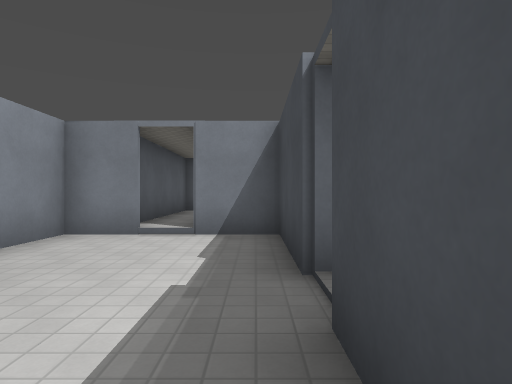
View 1 (above)

18 first-person views from a walk through a Godot game level. The camera is 1.4 m above the floor, looks level and sees 75° across. Doors that lead somewhere are drawn open, without their leaves. The floor is counted in squares, 2 m on a side. Each view is taken from the middle of a square. On the plan, view 1 faces up. The plan holds only what a view shows up to about 10 squares ahead; the rest is blank. The place goes on beyond the plan. Surface patterns are stand-ins for the level's own textures.

View 2
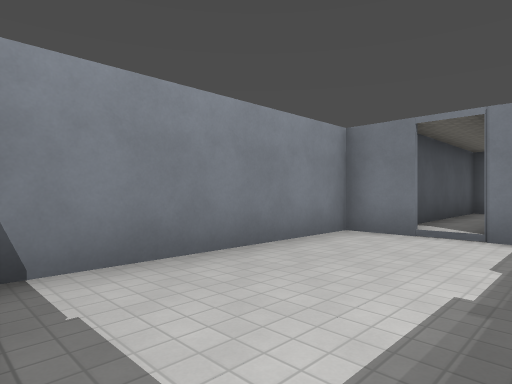

View 3
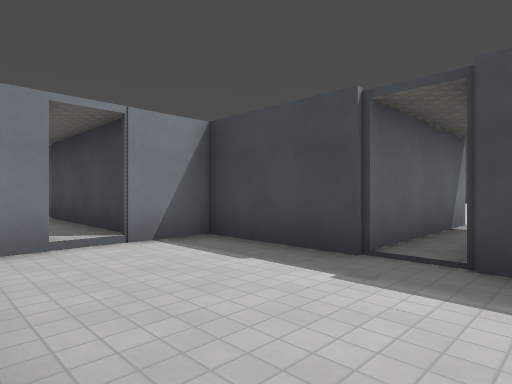

View 4
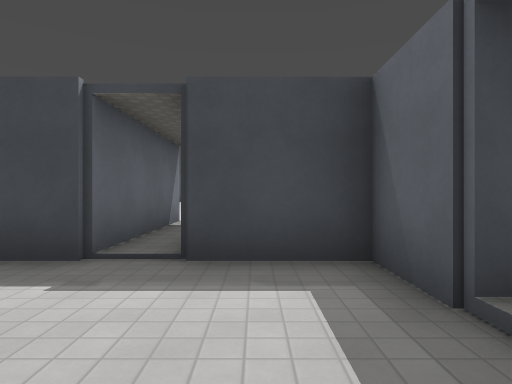

View 5
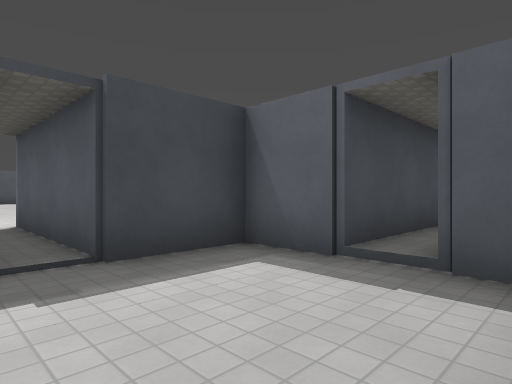

View 6
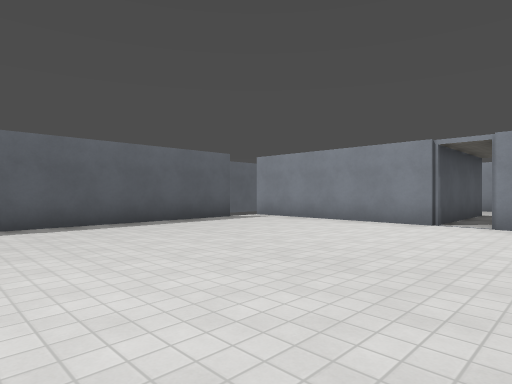

View 7
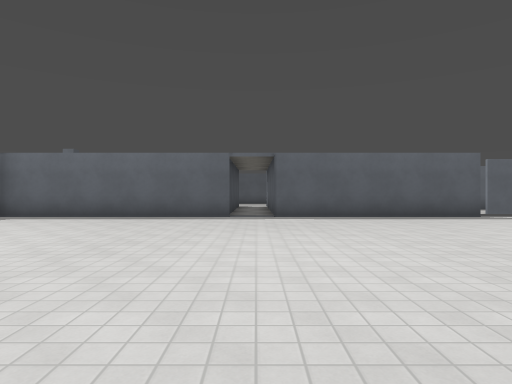

View 8
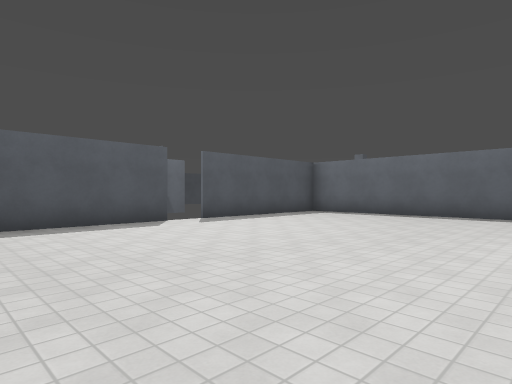

View 9
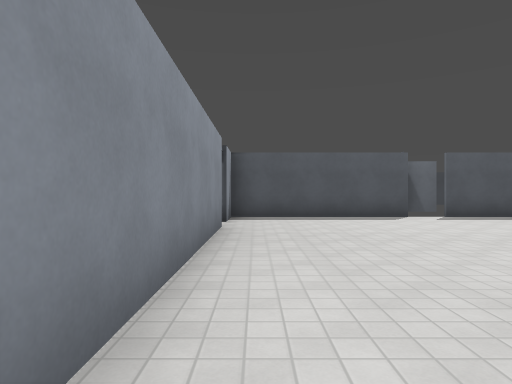

View 10
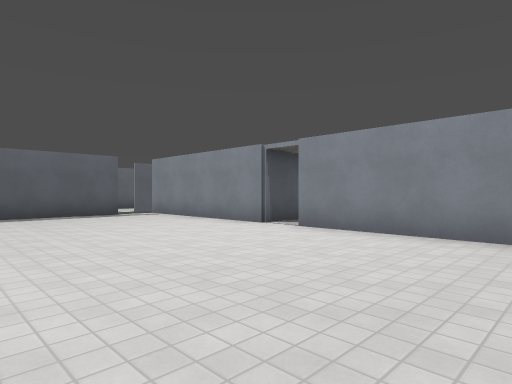

View 11
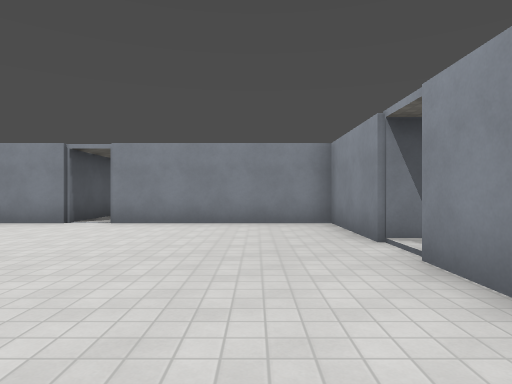

View 12
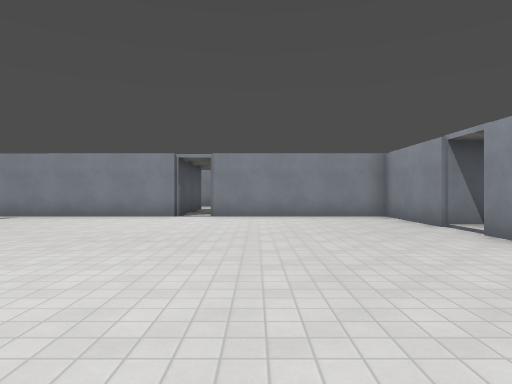

View 13
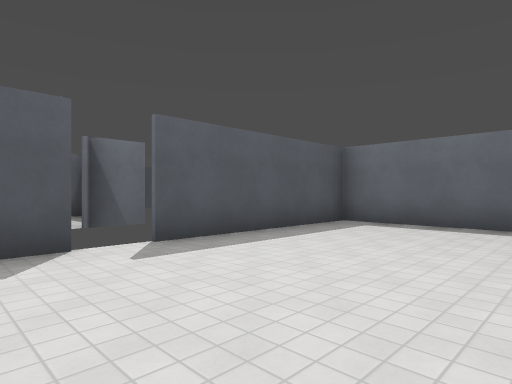

View 14
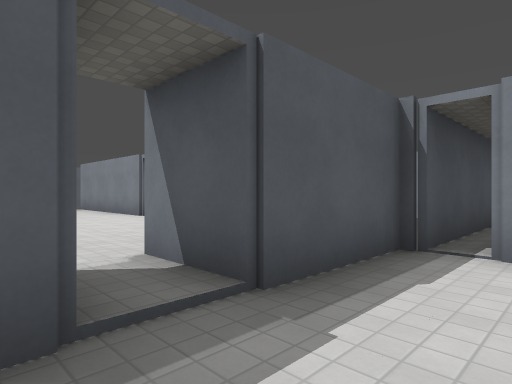

View 15
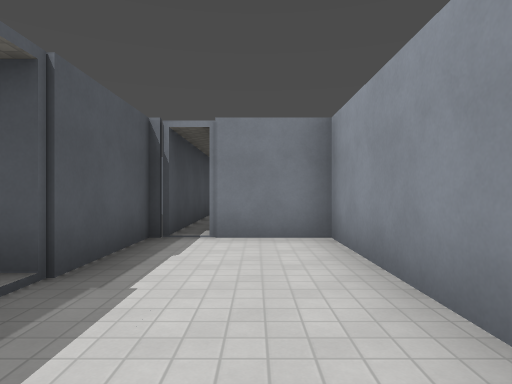

View 16
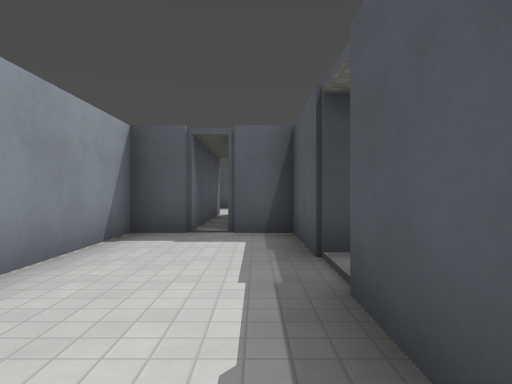

View 17
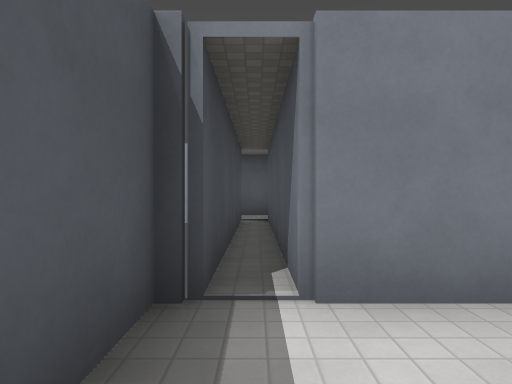

View 18
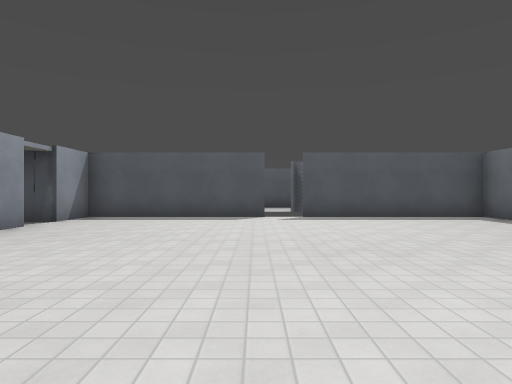

### Floor plan
Ten units are one square. View 1 is at (0, 0); x grows to the right and y downward. Boxes are objects, and circles mark ways between rooms. Rooms are numbered by the first view taken in them; rooms with no view inside come last. Other rooms are left out.
<svg viewBox="-37 -127 235 166">
<path fill="none" stroke="#000" d="M-26 2 -20 2M-11 20 -11 2 4 2 4 -18 45 -18M45 -27 4 -27 4 -55 -32 -55 -32 -4M126 34 193 34 193 -77 178 -77M74 -77 45 -77 45 -27M168 -77 85 -77M45 -18 45 34M56 34 115 34M84 -94 107 -94 107 -105M107 -111 107 -122 49 -122 49 -103M49 -94 74 -94 74 -77M-22 -108 -22 -64M49 -103 -9 -103M-9 -58 -9 -97 49 -97 49 -94"/>
<circle cx="40" cy="-20" r="3" fill="#2a7"/>
<circle cx="80" cy="-85" r="3" fill="#2a7"/>
<circle cx="60" cy="-100" r="3" fill="#2a7"/>
<text x="-10" y="-20">1</text>
<text x="120" y="-20">2</text>
<text x="80" y="-110">3</text>
<text x="10" y="-100">4</text>
</svg>
Room 1 opens to room 2. Room 2 opens to room 3. Room 3 opens to room 4.

Where each view was taken, in squares from view 1:
view 1: 0 up, 0 right, facing up
view 2: 0 up, 0 right, facing up-left
view 3: 1 up, 3 left, facing up-right
view 4: 1 up, 3 left, facing right
view 5: 3 up, 3 left, facing down-right
view 6: 4 up, 12 right, facing down-left
view 7: 6 up, 12 right, facing down
view 8: 7 up, 12 right, facing down-right
view 9: 7 up, 10 right, facing right
view 10: 7 up, 10 right, facing down-left
view 11: 6 up, 12 right, facing left
view 12: 4 up, 14 right, facing left
view 13: 4 up, 15 right, facing down-right
view 14: 11 up, 9 right, facing down-left
view 15: 11 up, 10 right, facing left
view 16: 10 up, 5 right, facing right
view 17: 10 up, 7 right, facing left
view 18: 3 up, 10 right, facing right
